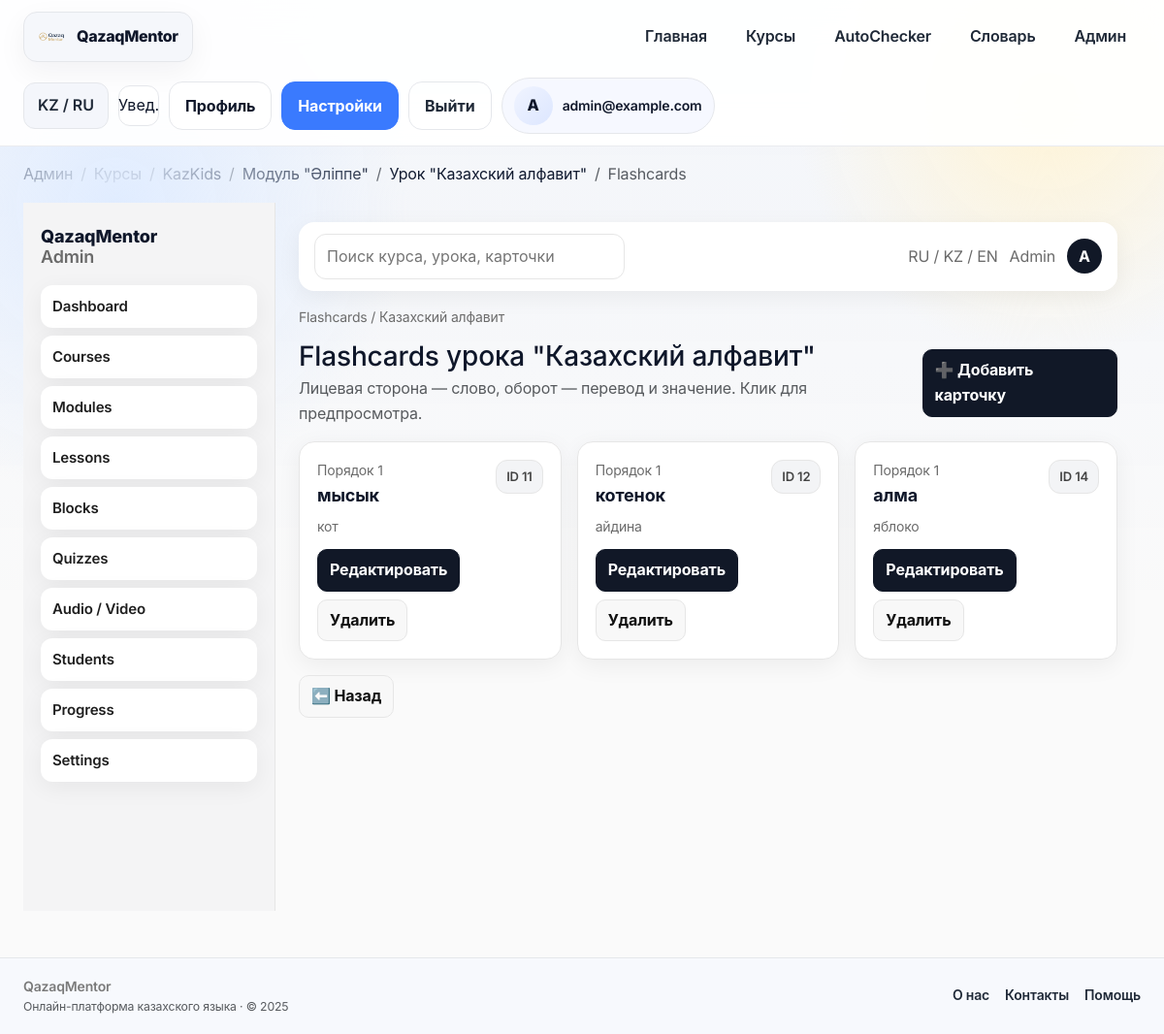
/admin/lesson/1/flashcards (signed in), run on the app's committed database.
### app/models/__init__.py (models this page shows, shortened)
class User(Base):
    __tablename__ = "users"
    __allow_unmapped__ = True
    id = Column(Integer, primary_key=True, index=True)
    email = Column(String, unique=True, index=True, nullable=False)
    hashed_password = Column(String, nullable=False)
    age = Column(Integer, nullable=False)
    target = Column(String, nullable=False)  # school / general / business
    daily_minutes = Column(Integer, nullable=False, default=10)
    level = Column(String, nullable=True)
    role = Column(String, nullable=False, default="user")
    created_at = Column(DateTime, server_default=func.now(), nullable=False)
    placements: List["PlacementTestResult"] = relationship(
        "PlacementTestResult", back_populates="user", cascade="all, delete-orphan"
    )
    progresses: List["UserProgress"] = relationship(
        "UserProgress", back_populates="user", cascade="all, delete-orphan"
    )

class Course(Base):
    __tablename__ = "courses"
    __allow_unmapped__ = True
    id = Column(Integer, primary_key=True, index=True)
    slug = Column(String, unique=True, nullable=False)
    name = Column(String, nullable=False)
    description = Column(Text, nullable=False)
    audience = Column(String, nullable=False)  # kids / adult / gov
    modules: List["Module"] = relationship(
        "Module", back_populates="course", cascade="all, delete-orphan", order_by="Module.order"
    )

class Lesson(Base):
    __tablename__ = "lessons"
    __allow_unmapped__ = True
    id = Column(Integer, primary_key=True, index=True)
    module_id = Column(Integer, ForeignKey("modules.id"), nullable=False)
    title = Column(String, nullable=False)
    description = Column(Text, nullable=True)
    lesson_type = Column(String, nullable=True)
    estimated_time = Column(Integer, nullable=True)
    difficulty = Column(String, nullable=True)
    age_group = Column(String, nullable=True)  # kids / adult / gov
    order = Column(Integer, nullable=False, default=1)
    module: "Module" = relationship("Module", back_populates="lessons")
    blocks: List["LessonBlock"] = relationship(
        "LessonBlock", back_populates="lesson", cascade="all, delete-orphan", order_by="LessonBlock.order"
    )
    flashcards: List["Flashcard"] = relationship(
        "Flashcard", back_populates="lesson", cascade="all, delete-orphan"
    )
    quizzes: List["Quiz"] = relationship(
        "Quiz", back_populates="lesson", cascade="all, delete-orphan"
    )

class Flashcard(Base):
    __tablename__ = "flashcards"
    __allow_unmapped__ = True
    id = Column(Integer, primary_key=True, index=True)
    lesson_id = Column(Integer, ForeignKey("lessons.id"), nullable=False)
    front = Column(String, nullable=False)
    back = Column(String, nullable=False)
    image_url = Column(String, nullable=True)
    audio_url = Column(String, nullable=True)
    age_group = Column(String, nullable=True)
    order = Column(Integer, nullable=False, default=1)
    lesson: "Lesson" = relationship("Lesson", back_populates="flashcards")

### app/routers/admin.py (the view)
@router.get("/lesson/{lesson_id}/flashcards")
async def admin_flashcards(lesson_id: int, request: Request, db: Session = Depends(get_db)):
    lesson = (
        db.query(models.Lesson)
        .options(
            selectinload(models.Lesson.flashcards),
            selectinload(models.Lesson.module).selectinload(models.Module.course),
        )
        .filter(models.Lesson.id == lesson_id)
        .first()
    )
    if not lesson:
        raise HTTPException(status_code=404, detail="Lesson not found")
    breadcrumbs = _breadcrumbs_for_lesson(lesson) + [{"label": "Flashcards"}]
    return render_template(request, "admin/flashcards.html", {"lesson": lesson, "breadcrumbs": breadcrumbs})

### app/templates/admin/flashcards.html
{% extends "admin/admin_base.html" %}
{% block admin_content %}
<div class="admin-breadcrumbs">Flashcards / {{ lesson.title }}</div>
<div class="d-flex justify-content-between align-items-center mb-3">
    <div>
        <h3 class="mb-1">Flashcards урока "{{ lesson.title }}"</h3>
        <p class="text-muted mb-0">Лицевая сторона — слово, оборот — перевод и значение. Клик для предпросмотра.</p>
    </div>
    <a class="admin-btn primary" href="/admin/flashcards/add?lesson_id={{ lesson.id }}">➕ Добавить карточку</a>
    </div>
<div class="admin-grid">
    {% for card in lesson.flashcards %}
    <div class="admin-card">
        <div class="d-flex justify-content-between align-items-start">
            <div>
                <div class="admin-card__meta">Порядок {{ card.order }}</div>
                <div class="admin-card__title">{{ card.front }}</div>
                <div class="admin-card__meta">{{ card.back }}</div>
            </div>
            <span class="badge-pill">ID {{ card.id }}</span>
        </div>
        <div class="admin-actions">
            <a class="admin-btn primary" href="/admin/flashcard/{{ card.id }}/edit">Редактировать</a>
            <a class="admin-btn" href="/admin/flashcard/{{ card.id }}/delete">Удалить</a>
        </div>
    </div>
    {% else %}
    <div class="text-muted">Карточек нет. Добавьте первую.</div>
    {% endfor %}
</div>
<div class="admin-actions mt-3">
    <a href="/admin/module/{{ lesson.module_id }}/lessons" class="admin-btn">⬅️ Назад</a>
</div>
{% endblock %}

### app/templates/admin/admin_base.html
{% extends "base.html" %}
{% block content %}
<link rel="stylesheet" href="{{ url_for('static', path='css/admin.css') }}?v=1">
<div class="admin-layout">
    <aside class="admin-sidebar">
        <div class="admin-sidebar__brand">QazaqMentor<br><span>Admin</span></div>
        <nav class="admin-nav">
            <a href="/admin" class="admin-nav__item">Dashboard</a>
            <a href="/admin/courses" class="admin-nav__item">Courses</a>
            <a href="/admin/modules" class="admin-nav__item">Modules</a>
            <a href="/admin/lessons" class="admin-nav__item">Lessons</a>
            <a href="/admin/blocks" class="admin-nav__item">Blocks</a>
            <a href="/admin/quizzes" class="admin-nav__item">Quizzes</a>
            <a href="/admin/media" class="admin-nav__item">Audio / Video</a>
            <a href="/admin/students" class="admin-nav__item">Students</a>
            <a href="/admin/progress" class="admin-nav__item">Progress</a>
            <a href="/admin/settings" class="admin-nav__item">Settings</a>
        </nav>
    </aside>
    <div class="admin-main">
        <div class="admin-topbar">
            <form class="admin-search" action="/admin/search" method="get">
                <input type="search" name="q" placeholder="Поиск курса, урока, карточки" />
            </form>
            <div class="admin-topbar__actions">
                <div class="admin-lang">RU / KZ / EN</div>
                <div class="admin-role">Admin</div>
                <div class="admin-profile">{{ (user.email if user else "A")[:1]|upper }}</div>
            </div>
        </div>
        <div class="admin-content">
            {% block admin_content %}{% endblock %}
        </div>
    </div>
</div>
{% endblock %}

### app/templates/base.html (shortened to what this page needs)
<!DOCTYPE html>
<html lang="kk">
<head>
    <link href="https://cdn.jsdelivr.net/npm/bootstrap@5.3.3/dist/css/bootstrap.min.css" rel="stylesheet">
    <link rel="stylesheet" href="{{ url_for('static', path='css/main.css') }}?v=qm2">
</head>
<body>
{% set current_user = request.state.user or (user if user is defined else None) %}
{% set current_path = request.url.path if request and request.url else '' %}
<header class="app-nav">
    <div class="page-shell nav-inner">
        <a href="/" class="brand-mark">
            <img src="{{ url_for('static', path='img/logo.png') }}" alt="QazaqMentor">
            <span>QazaqMentor</span>
        </a>
        <nav class="nav-links">
            <a class="nav-link {% if current_path == '/' %}active{% endif %}" href="/">Главная</a>
            <a class="nav-link {% if '/courses' in current_path %}active{% endif %}" href="/courses">Курсы</a>
            <a class="nav-link {% if '/autochecker' in current_path %}active{% endif %}" href="/autochecker">AutoChecker</a>
            <a class="nav-link {% if '/vocabulary' in current_path or '/dictionary' in current_path %}active{% endif %}" href="/vocabulary">Словарь</a>
            {% if current_user and current_user.is_admin %}
            <a class="nav-link" href="/admin">Админ</a>
            {% endif %}
        </nav>
        <div class="nav-actions">
            <button class="nav-chip" type="button">KZ / RU</button>
            <button class="icon-button" type="button" aria-label="Уведомления">Увед.</button>
            {% if current_user %}
                <a class="btn btn-outline-dark" href="/profile">Профиль</a>
                <a class="btn btn-primary" href="/settings">Настройки</a>
                <form action="/logout" method="post" class="m-0">
                    <button type="submit" class="btn btn-ghost">Выйти</button>
                </form>
                <div class="profile-chip">
                    <div class="avatar">{{ current_user.email[0]|upper }}</div>
                    <div class="fw-semibold small">{{ current_user.full_name or current_user.email }}</div>
                </div>
            {% else %}
                <a class="btn btn-outline-dark" href="/login">Войти</a>
                <a class="btn btn-primary" href="/signup">Регистрация</a>
            {% endif %}
        </div>
    </div>
</header>
{% if breadcrumbs %}
<div class="page-shell mt-3">
    {% include "admin/components/breadcrumbs.html" %}
</div>
{% endif %}
<main class="page-body">
    <div class="page-shell">
        {% block content %}{% endblock %}
    </div>
</main>
<footer class="footer-bar mt-5">
    <div class="page-shell d-flex align-items-center justify-content-between flex-wrap gap-3">
        <div>
            <div class="fw-semibold">QazaqMentor</div>
            <div class="small text-muted">Онлайн-платформа казахского языка · © 2025</div>
        </div>
        <div class="d-flex align-items-center gap-3">
            <a href="#">О нас</a>
            <a href="#">Контакты</a>
            <a href="#">Помощь</a>
        </div>
    </div>
</footer>
</body>
</html>

### app/templates/admin/components/breadcrumbs.html
<nav aria-label="breadcrumb" class="mb-3">
    <ol class="breadcrumb small mb-0">
        {% for crumb in breadcrumbs %}
            {% if crumb.url and not loop.last %}
                <li class="breadcrumb-item"><a href="{{ crumb.url }}">{{ crumb.label }}</a></li>
            {% else %}
                <li class="breadcrumb-item active" aria-current="page">{{ crumb.label }}</li>
            {% endif %}
        {% endfor %}
    </ol>
</nav>

### app/static/css/main.css (style rules this page uses)
:root { --bg: #f7f8fa; --surface: #ffffff; --surface-2: #f0f4ff; --ink: #0f172a; --ink-soft: #1f2937; --muted: #7a7a7a; --border: #e5e7eb; --accent: #3a7afe; --accent-2: #f9d65c; --accent-green: #16b574; --accent-red: #ef4444; --accent-amber: #f59e0b; --radius-lg: 18px; --radius-md: 14px; --radius-sm: 10px; --shadow-soft: 0 24px 80px rgba(17, 24, 39, 0.08); --shadow-sm: 0 10px 30px rgba(15, 23, 42, 0.05); --shadow-press: 0 8px 18px rgba(58, 122, 254, 0.28); --gradient-hero: linear-gradient(135deg, #e9f0ff 0%, #fff 58%, #f9d65c22 100%); --gradient-card: linear-gradient(145deg, #f9fbff 0%, #eef2ff 100%); }
* { box-sizing: border-box; }
body { background: var(--bg); color: var(--ink); font-family: "Inter", "Manrope", "SF Pro Display", -apple-system, system-ui, sans-serif; line-height: 1.6; letter-spacing: -0.01em; min-height: 100vh; }
a { color: inherit; text-decoration: none; }
img { max-width: 100%; display: block; }
.container, .page-shell { max-width: 1220px; margin: 0 auto; padding: 0 24px; }
main, header, footer { position: relative; z-index: 1; }
.app-nav { position: sticky; top: 0; z-index: 100; background: rgba(255, 255, 255, 0.92); backdrop-filter: blur(18px); border-bottom: 1px solid rgba(229, 231, 235, 0.8); padding: 12px 0; }
.nav-inner { display: flex; align-items: center; justify-content: space-between; gap: 16px; flex-wrap: wrap; }
.brand-mark { display: inline-flex; align-items: center; gap: 10px; padding: 10px 14px; border-radius: var(--radius-md); background: #f5f7fb; border: 1px solid var(--border); box-shadow: var(--shadow-sm); font-weight: 800; letter-spacing: -0.02em; color: var(--ink); }
.brand-mark img { height: 30px; width: 30px; object-fit: contain; }
.nav-links { display: flex; align-items: center; gap: 10px; flex-wrap: wrap; }
.nav-link { padding: 10px 14px; border-radius: 12px; font-weight: 600; color: var(--ink-soft); border: 1px solid transparent; transition: all 0.18s ease; }
.nav-actions { display: flex; align-items: center; gap: 10px; }
.nav-chip, .btn-ghost, .brand-chip { padding: 10px 14px; border-radius: 12px; border: 1px solid var(--border); background: #f4f6fb; font-weight: 600; color: var(--ink-soft); transition: all 0.16s ease; }
.icon-button { width: 42px; height: 42px; display: inline-flex; align-items: center; justify-content: center; border-radius: 12px; border: 1px solid var(--border); background: #fff; color: var(--ink); transition: all 0.16s ease; }
.avatar, .profile-pill { width: 40px; height: 40px; border-radius: 50%; background: linear-gradient(135deg, #f0f4ff, #dce6ff); display: inline-flex; align-items: center; justify-content: center; font-weight: 800; color: var(--ink); }
.profile-chip { display: inline-flex; align-items: center; gap: 10px; padding: 8px 12px; border-radius: 999px; background: #f6f8ff; border: 1px solid var(--border); }
.btn, .cta-primary, .cta-secondary, .auth-btn, .gray-btn, .placement-btn, .vocab-arrow, .vocab-arrow:focus-visible { border-radius: 14px; font-weight: 700; border: 1px solid transparent; transition: all 0.18s ease; box-shadow: none; }
.btn, .auth-btn, .gray-btn, .placement-btn { padding: 12px 16px; }
.btn-primary, .btn-outline-dark:active, .btn-outline-primary { background: var(--accent); color: #fff; border-color: var(--accent); }
.btn-outline-dark, .btn-outline-secondary, .btn-outline-primary, .btn-light, .btn-outline-light, .btn-outline-dark:focus { background: #fff; color: var(--ink); border: 1px solid var(--border); }
.btn-ghost { background: transparent; color: var(--ink-soft); border-color: var(--border); }
.footer-bar { background: #f7f9fd; border-top: 1px solid #e5e7eb; padding: 18px 0; font-size: 14px; color: var(--muted); }
.footer-bar a { color: var(--ink-soft); font-weight: 600; }

### data on the page
User: email "A", email "admin@example.com"
Course: label "KazKids"
Lesson: title "Казахский алфавит"
Flashcard: order "1", front "мысык", back "кот", id "11"
Flashcard: order "1", front "котенок", back "айдина", id "12"
Flashcard: order "1", front "алма", back "яблоко", id "14"

### other printed values
{{ crumb.label }} "Админ" "Курсы" "Модуль \"Әліппе\"" "Урок \"Казахский алфавит\""
{{ crumb.label }} "Flashcards"
